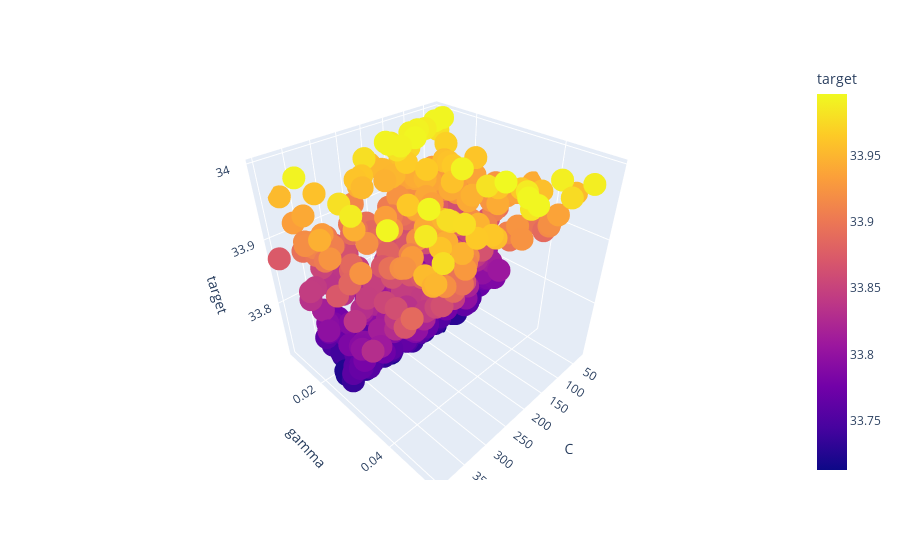

Here is the notebook cell this chart was saved with:
### Code cell
px.scatter_3d(df3, x = "C", y = "gamma", z = "target", color = "target", hover_data = ["C", "epsilon", "lamda", "gamma"])

### Figure 1 — Plotly figure (JSON) as saved in the notebook; plotly's stock layout.template omitted (floating-point values rounded to 4 significant figures; data arrays with more than 128 entries replaced by an {"elided": "..."} marker saying what was removed)
{"data": [{"customdata": {"elided": "497x2 float values"}, "hovertemplate": "C=%{x}<br>gamma=%{y}<br>target=%{marker.color}<br>epsilon=%{customdata[0]}<br>lamda=%{customdata[1]}<extra></extra>", "legendgroup": "", "marker": {"color": {"elided": "497 float values"}, "coloraxis": "coloraxis", "symbol": "circle"}, "mode": "markers", "name": "", "scene": "scene", "showlegend": false, "type": "scatter3d", "x": {"elided": "497 float values"}, "y": {"elided": "497 float values"}, "z": {"elided": "497 float values"}}], "layout": {"coloraxis": {"colorbar": {"title": {"text": "target"}}, "colorscale": [[0, "#0d0887"], [0.1111, "#46039f"], [0.2222, "#7201a8"], [0.3333, "#9c179e"], [0.4444, "#bd3786"], [0.5556, "#d8576b"], [0.6667, "#ed7953"], [0.7778, "#fb9f3a"], [0.8889, "#fdca26"], [1, "#f0f921"]]}, "legend": {"tracegroupgap": 0}, "margin": {"t": 60}, "scene": {"domain": {"x": [0, 1], "y": [0, 1]}, "xaxis": {"title": {"text": "C"}}, "yaxis": {"title": {"text": "gamma"}}, "zaxis": {"title": {"text": "target"}}}}}
